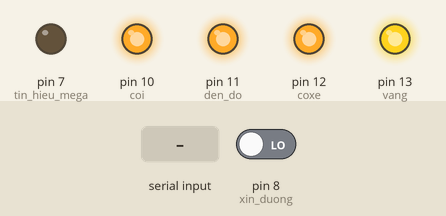
Simulated run of this sketch. Board: Arduino Uno, built with avr-gcc and run on an emulated ATmega328P. Parts: output pins drawn as LEDs (lit = HIGH). The inputs (shaded band) are chosen by the test bench; at power-on: pin 8 (xin_duong) LOW.

Above: at 1.25 s.
1.3 s: "30,150\n" received over Serial
At 1.6 s:
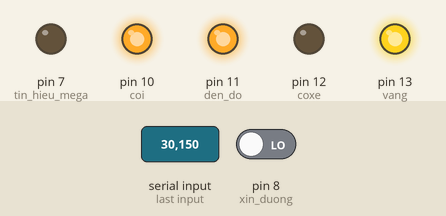
2.8 s: pin 8 (xin_duong) driven HIGH
At 3.9 s:
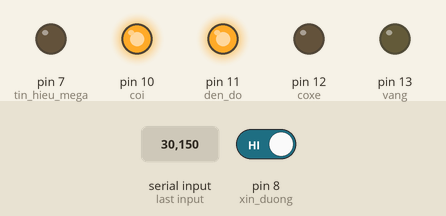
4.3 s: "90,45\n" received over Serial
At 5.1 s:
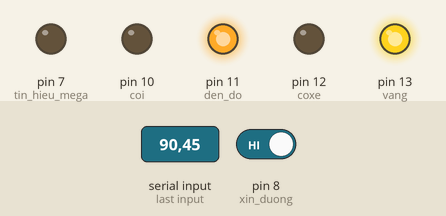
Timing chart, 0 to 40.3 s (numbered marks = the images above; inputs shaded):
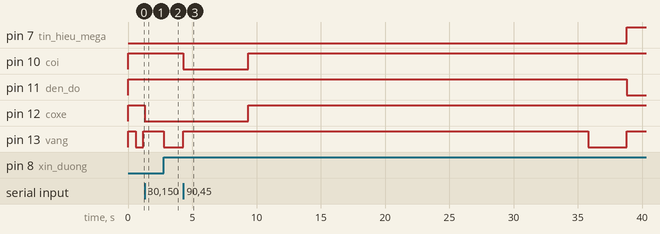

The sketch:

uu_tien_uno_8t1.ino
```cpp
float ham_coxe();
float nhayvang();
float sang_vang_3s();
#define vang  13
#define coxe 12
#define den_do  11
#define coi 10
#define xin_duong 8
#define tin_hieu_mega 7
float time_den_do_bat;
float time_den_vang_bat=-48000;
bool den_vang_bat;
float velocity,timetatden,timetatden2;
float s = 0.067;  ///m
float a=1;
void setup()
{
    Serial.begin(115200);
    Serial.setTimeout(1);
    pinMode(vang, OUTPUT);
    pinMode(coxe, OUTPUT);
    pinMode(den_do, OUTPUT);
    pinMode(tin_hieu_mega, OUTPUT);
    pinMode(coi, OUTPUT);
    pinMode(xin_duong, INPUT);

    digitalWrite(coi,1);
    digitalWrite(vang,1);
    digitalWrite(coxe,1);
    digitalWrite(den_do,1);
    //digitalWrite(den_do,0);
    den_vang_bat = !true;
}
float ham_coxe()
{   float timexedi;
    digitalWrite(coxe,0);
    timexedi=s/velocity;
    timetatden=(timexedi*60*60*1000)+millis();
    if(timetatden>=timetatden2)
        {
            timetatden2=timetatden;
        }
    else
        {
            timetatden=timetatden2;
        }
}
float nhayvang()
{
        if (millis()-a>600)
      {
       if (digitalRead(vang)==LOW)
          {
              digitalWrite(vang,HIGH);
          }
       else if (digitalRead(vang)==HIGH && digitalRead(coxe)==HIGH&& digitalRead(den_do)==HIGH )
          {
              digitalWrite(vang,LOW);
          }
       a = millis();
       }
}
float sang_vang_3s()
{
        den_vang_bat = true;
        digitalWrite(vang,LOW);
        time_den_vang_bat=millis();
}
void loop()
{
     if(Serial.available())
              {
              velocity = Serial.readString().toInt();
              if (velocity>0)
                 {
                 digitalWrite(vang,1);
                 if(velocity>50){digitalWrite(coi,0);}
                 ham_coxe();
                 }
              }
     //khi ko có xe
     else if (den_vang_bat==!true) // nháy vàng
              {
              nhayvang();
              }

     if (millis()-timetatden>0) //tắt đèn báo "có xe"
              {
              digitalWrite(coxe,1);
              digitalWrite(coi,1);
              }


     if(digitalRead(vang)==LOW && den_vang_bat==true && millis()-time_den_vang_bat>3000) // bật đèn đỏ ( xin đường )
              {
              time_den_do_bat=millis();// tính time đèn đỏ bắt đầu được bật
              digitalWrite(vang,1);//off vàng
              digitalWrite(den_do,0);//on đỏ
              digitalWrite(tin_hieu_mega,1);
              den_vang_bat=!true;
              }

     if( millis()-time_den_do_bat>=15000)
              {
              digitalWrite(den_do,1);
              digitalWrite(tin_hieu_mega,0);

              }
     if(digitalRead(xin_duong)==HIGH && digitalRead(den_do)==HIGH && millis()-time_den_vang_bat>=33000)
              {
               sang_vang_3s();
              }
}
```

Measured:
- after the input at 1.3 s, pin 12 (coxe): HIGH → LOW at once; pin 13 (vang): stays HIGH (without the input it goes to LOW after 0.50 s)
- after the input at 2.8 s, pin 13 (vang): HIGH → LOW at once
- after the input at 4.3 s, pin 10 (coi): HIGH → LOW at once, → HIGH 5.0 s later
